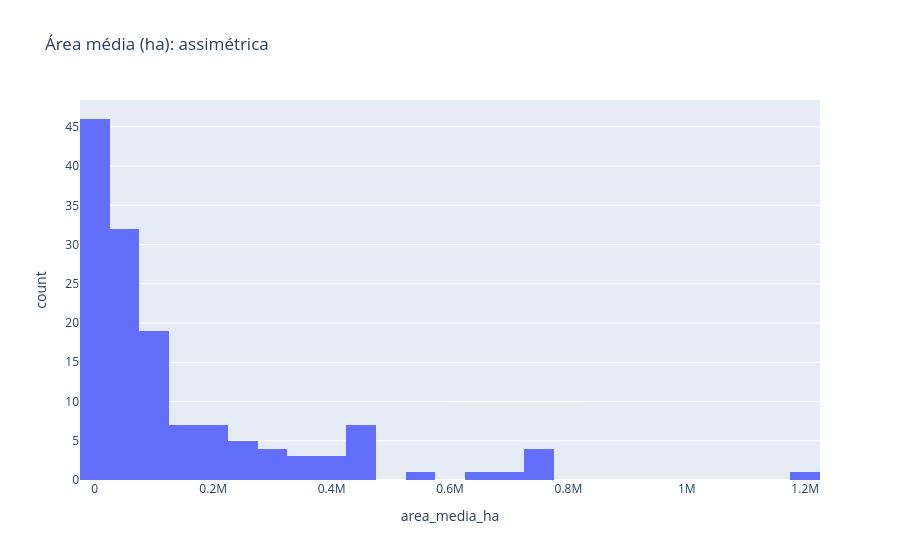
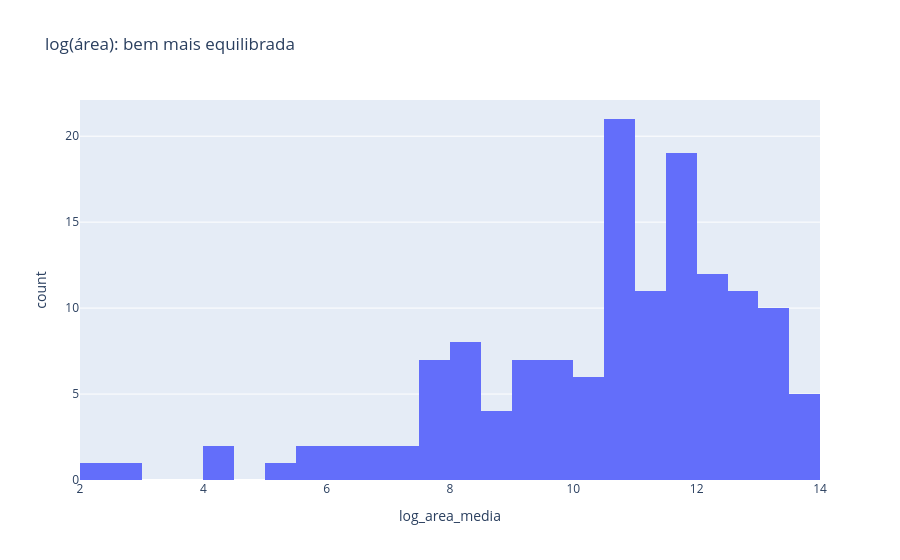

Write notebook code for charts like these, in order.
### Code cell
px.histogram(feats, x="area_media_ha", nbins=40, title="Área média (ha): assimétrica").show()
px.histogram(feats, x="log_area_media", nbins=40, title="log(área): bem mais equilibrada").show()

### Figure 1 — Plotly figure (JSON) as saved in the notebook; plotly's stock layout.template omitted (floating-point values rounded to 4 significant figures; data arrays with more than 128 entries replaced by an {"elided": "..."} marker saying what was removed)
{"data": [{"bingroup": "x", "hovertemplate": "area_media_ha=%{x}<br>count=%{y}<extra></extra>", "legendgroup": "", "marker": {"color": "#636efa", "pattern": {"shape": ""}}, "name": "", "nbinsx": 40, "orientation": "v", "showlegend": false, "type": "histogram", "x": {"elided": "141 float values"}, "xaxis": "x", "yaxis": "y"}], "layout": {"barmode": "relative", "legend": {"tracegroupgap": 0}, "title": {"text": "Área média (ha): assimétrica"}, "xaxis": {"anchor": "y", "domain": [0, 1], "title": {"text": "area_media_ha"}}, "yaxis": {"anchor": "x", "domain": [0, 1], "title": {"text": "count"}}}}

### Figure 2 — Plotly figure (JSON) as saved in the notebook; plotly's stock layout.template omitted (floating-point values rounded to 4 significant figures; data arrays with more than 128 entries replaced by an {"elided": "..."} marker saying what was removed)
{"data": [{"bingroup": "x", "hovertemplate": "log_area_media=%{x}<br>count=%{y}<extra></extra>", "legendgroup": "", "marker": {"color": "#636efa", "pattern": {"shape": ""}}, "name": "", "nbinsx": 40, "orientation": "v", "showlegend": false, "type": "histogram", "x": {"elided": "141 float values"}, "xaxis": "x", "yaxis": "y"}], "layout": {"barmode": "relative", "legend": {"tracegroupgap": 0}, "title": {"text": "log(área): bem mais equilibrada"}, "xaxis": {"anchor": "y", "domain": [0, 1], "title": {"text": "log_area_media"}}, "yaxis": {"anchor": "x", "domain": [0, 1], "title": {"text": "count"}}}}
